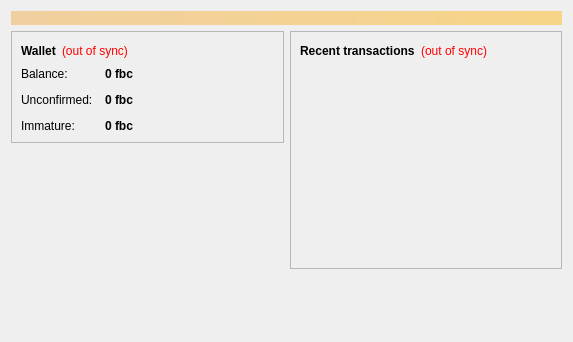
<?xml version="1.0" encoding="UTF-8"?>
<ui version="4.0">
 <class>OverviewPage</class>
 <widget class="QWidget" name="OverviewPage">
  <property name="geometry">
   <rect>
    <x>0</x>
    <y>0</y>
    <width>573</width>
    <height>342</height>
   </rect>
  </property>
  <property name="windowTitle">
   <string>Form</string>
  </property>
  <layout class="QVBoxLayout" name="topLayout">
   <item>
    <widget class="QLabel" name="labelAlerts">
     <property name="visible">
      <bool>false</bool>
     </property>
     <property name="styleSheet">
      <string notr="true">background-color: qlineargradient(x1: 0, y1: 0, x2: 1, y2: 0, stop:0 #F0D0A0, stop:1 #F8D488); color:#000000;</string>
     </property>
     <property name="wordWrap">
      <bool>true</bool>
     </property>
     <property name="margin">
      <number>3</number>
     </property>
    </widget>
   </item>
   <item>
    <layout class="QHBoxLayout" name="horizontalLayout" stretch="1,1">
     <item>
      <layout class="QVBoxLayout" name="verticalLayout_2">
       <item>
        <widget class="QFrame" name="frame">
         <property name="frameShape">
          <enum>QFrame::StyledPanel</enum>
         </property>
         <property name="frameShadow">
          <enum>QFrame::Raised</enum>
         </property>
         <layout class="QVBoxLayout" name="verticalLayout_4">
          <item>
           <layout class="QHBoxLayout" name="horizontalLayout_4">
            <item>
             <widget class="QLabel" name="label_5">
              <property name="font">
               <font>
                <weight>75</weight>
                <bold>true</bold>
               </font>
              </property>
              <property name="text">
               <string>Wallet</string>
              </property>
             </widget>
            </item>
            <item>
             <widget class="QLabel" name="labelWalletStatus">
              <property name="toolTip">
               <string>The displayed information may be out of date. Your wallet automatically synchronizes with the Finchcoin network after a connection is established, but this process has not completed yet.</string>
              </property>
              <property name="styleSheet">
               <string notr="true">QLabel { color: red; }</string>
              </property>
              <property name="text">
               <string notr="true">(out of sync)</string>
              </property>
              <property name="alignment">
               <set>Qt::AlignLeading|Qt::AlignLeft|Qt::AlignVCenter</set>
              </property>
             </widget>
            </item>
            <item>
             <spacer name="horizontalSpacer_2">
              <property name="orientation">
               <enum>Qt::Horizontal</enum>
              </property>
              <property name="sizeHint" stdset="0">
               <size>
                <width>40</width>
                <height>20</height>
               </size>
              </property>
             </spacer>
            </item>
           </layout>
          </item>
          <item>
           <layout class="QFormLayout" name="formLayout_2">
            <property name="fieldGrowthPolicy">
             <enum>QFormLayout::AllNonFixedFieldsGrow</enum>
            </property>
            <property name="horizontalSpacing">
             <number>12</number>
            </property>
            <property name="verticalSpacing">
             <number>12</number>
            </property>
            <item row="0" column="0">
             <widget class="QLabel" name="label">
              <property name="text">
               <string>Balance:</string>
              </property>
             </widget>
            </item>
            <item row="0" column="1">
             <widget class="QLabel" name="labelBalance">
              <property name="font">
               <font>
                <weight>75</weight>
                <bold>true</bold>
               </font>
              </property>
              <property name="cursor">
               <cursorShape>IBeamCursor</cursorShape>
              </property>
              <property name="toolTip">
               <string>Your current balance</string>
              </property>
              <property name="text">
               <string notr="true">0 fbc</string>
              </property>
              <property name="textInteractionFlags">
               <set>Qt::LinksAccessibleByMouse|Qt::TextSelectableByKeyboard|Qt::TextSelectableByMouse</set>
              </property>
             </widget>
            </item>
            <item row="1" column="0">
             <widget class="QLabel" name="label_3">
              <property name="text">
               <string>Unconfirmed:</string>
              </property>
             </widget>
            </item>
            <item row="1" column="1">
             <widget class="QLabel" name="labelUnconfirmed">
              <property name="font">
               <font>
                <weight>75</weight>
                <bold>true</bold>
               </font>
              </property>
              <property name="cursor">
               <cursorShape>IBeamCursor</cursorShape>
              </property>
              <property name="toolTip">
               <string>Total of transactions that have yet to be confirmed, and do not yet count toward the current balance</string>
              </property>
              <property name="text">
               <string notr="true">0 fbc</string>
              </property>
              <property name="textInteractionFlags">
               <set>Qt::LinksAccessibleByMouse|Qt::TextSelectableByKeyboard|Qt::TextSelectableByMouse</set>
              </property>
             </widget>
            </item>
            <item row="2" column="0">
             <widget class="QLabel" name="labelImmatureText">
              <property name="text">
               <string>Immature:</string>
              </property>
             </widget>
            </item>
            <item row="2" column="1">
             <widget class="QLabel" name="labelImmature">
              <property name="font">
               <font>
                <weight>75</weight>
                <bold>true</bold>
               </font>
              </property>
              <property name="toolTip">
               <string>Mined balance that has not yet matured</string>
              </property>
              <property name="text">
               <string notr="true">0 fbc</string>
              </property>
              <property name="textInteractionFlags">
               <set>Qt::LinksAccessibleByMouse|Qt::TextSelectableByKeyboard|Qt::TextSelectableByMouse</set>
              </property>
             </widget>
            </item>
           </layout>
          </item>
         </layout>
        </widget>
       </item>
       <item>
        <spacer name="verticalSpacer">
         <property name="orientation">
          <enum>Qt::Vertical</enum>
         </property>
         <property name="sizeHint" stdset="0">
          <size>
           <width>20</width>
           <height>40</height>
          </size>
         </property>
        </spacer>
       </item>
      </layout>
     </item>
     <item>
      <layout class="QVBoxLayout" name="verticalLayout_3">
       <item>
        <widget class="QFrame" name="frame_2">
         <property name="frameShape">
          <enum>QFrame::StyledPanel</enum>
         </property>
         <property name="frameShadow">
          <enum>QFrame::Raised</enum>
         </property>
         <layout class="QVBoxLayout" name="verticalLayout">
          <item>
           <layout class="QHBoxLayout" name="horizontalLayout_2">
            <item>
             <widget class="QLabel" name="label_4">
              <property name="text">
               <string>&lt;b&gt;Recent transactions&lt;/b&gt;</string>
              </property>
             </widget>
            </item>
            <item>
             <widget class="QLabel" name="labelTransactionsStatus">
              <property name="toolTip">
               <string>The displayed information may be out of date. Your wallet automatically synchronizes with the Finchcoin network after a connection is established, but this process has not completed yet.</string>
              </property>
              <property name="styleSheet">
               <string notr="true">QLabel { color: red; }</string>
              </property>
              <property name="text">
               <string notr="true">(out of sync)</string>
              </property>
              <property name="alignment">
               <set>Qt::AlignRight|Qt::AlignTrailing|Qt::AlignVCenter</set>
              </property>
             </widget>
            </item>
            <item>
             <spacer name="horizontalSpacer">
              <property name="orientation">
               <enum>Qt::Horizontal</enum>
              </property>
              <property name="sizeHint" stdset="0">
               <size>
                <width>40</width>
                <height>20</height>
               </size>
              </property>
             </spacer>
            </item>
           </layout>
          </item>
          <item>
           <widget class="QListView" name="listTransactions">
            <property name="styleSheet">
             <string notr="true">QListView { background: transparent; }</string>
            </property>
            <property name="frameShape">
             <enum>QFrame::NoFrame</enum>
            </property>
            <property name="verticalScrollBarPolicy">
             <enum>Qt::ScrollBarAlwaysOff</enum>
            </property>
            <property name="horizontalScrollBarPolicy">
             <enum>Qt::ScrollBarAlwaysOff</enum>
            </property>
            <property name="selectionMode">
             <enum>QAbstractItemView::NoSelection</enum>
            </property>
           </widget>
          </item>
         </layout>
        </widget>
       </item>
       <item>
        <spacer name="verticalSpacer_2">
         <property name="orientation">
          <enum>Qt::Vertical</enum>
         </property>
         <property name="sizeHint" stdset="0">
          <size>
           <width>20</width>
           <height>40</height>
          </size>
         </property>
        </spacer>
       </item>
      </layout>
     </item>
    </layout>
   </item>
  </layout>
 </widget>
 <resources/>
 <connections/>
</ui>
